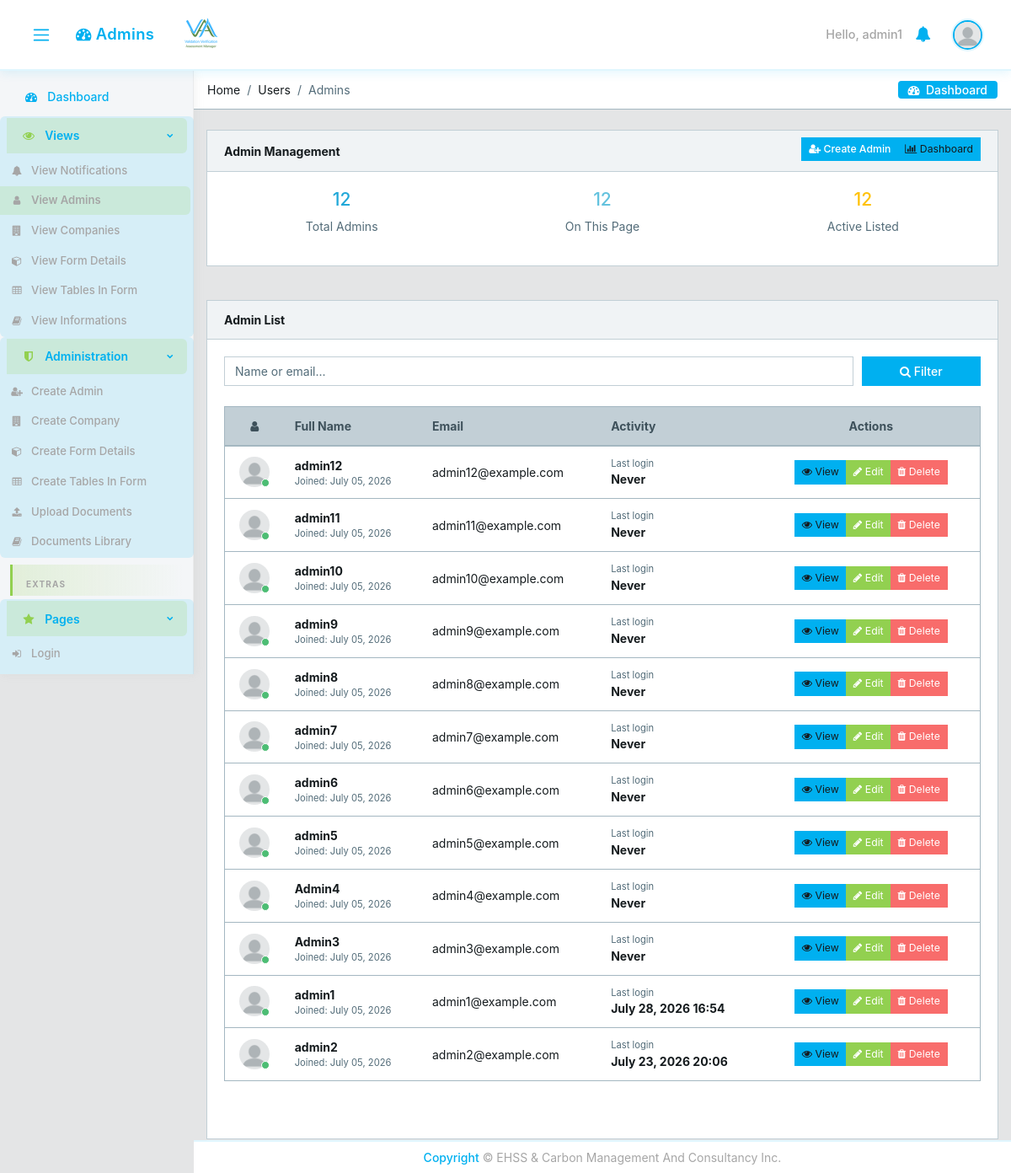
The app's page /users/ (signed in), older data.
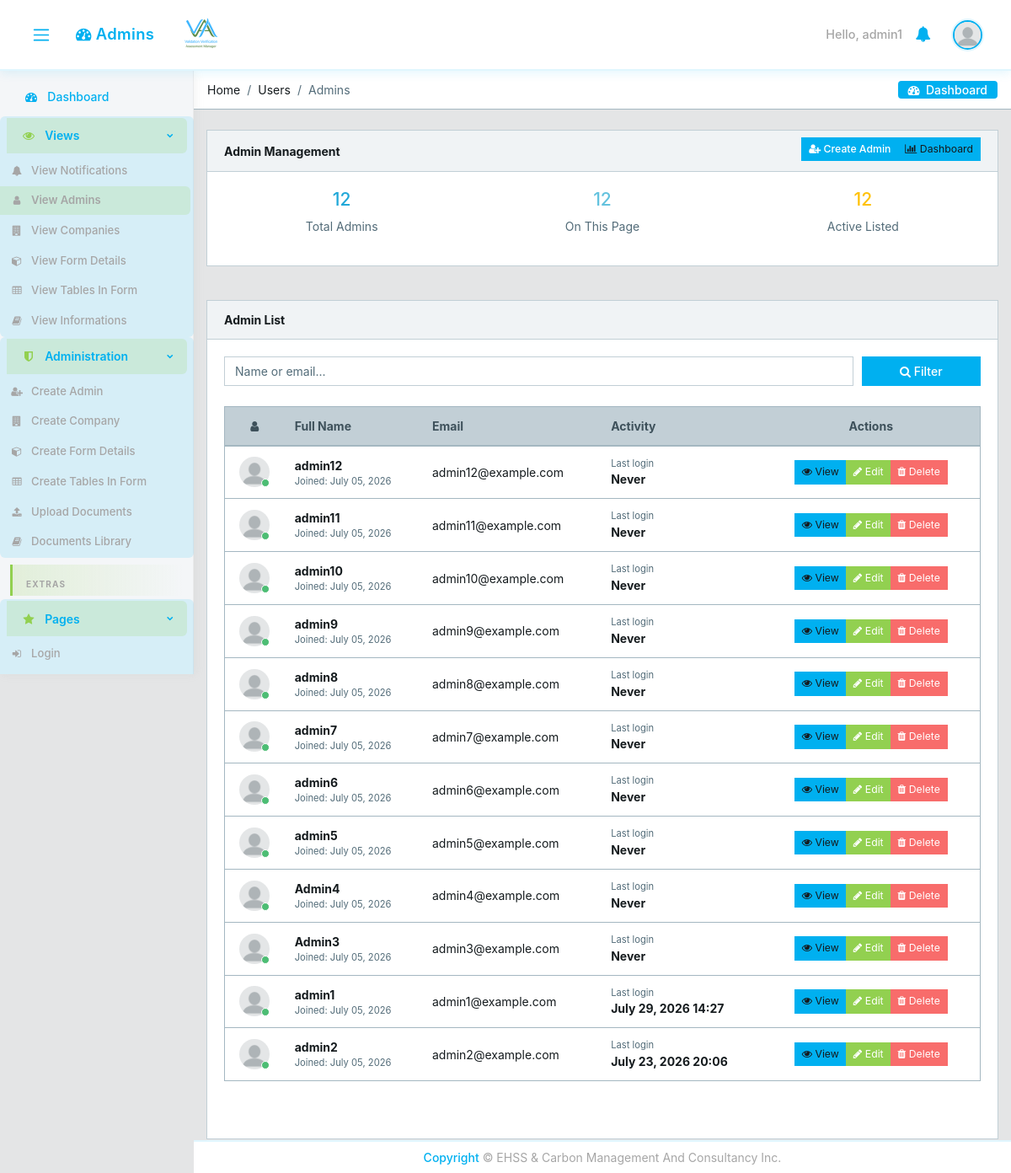
The same page, newer data.
### core/models.py (models this page shows, shortened)
class CustomUser(AbstractUser):
    email = models.EmailField(unique=True)
    user_type = models.CharField(max_length=15, choices=USER_TYPE_CHOICES)
    user_role = models.CharField(
        max_length=30, choices=USER_ROLE_CHOICES, blank=True, verbose_name='User Role',
    )
    designation = models.CharField(max_length=100, blank=True, null=True)
    position_title = models.CharField(max_length=150, blank=True, verbose_name='Position Title')
    contact_number = models.CharField(max_length=20, blank=True, null=True)
    cv = models.FileField(upload_to='core/cvs/', blank=True, null=True)
    company = models.ForeignKey(
        'Company', on_delete=models.SET_NULL, null=True, blank=True,
        related_name='managers'
    )
    created_by = models.ForeignKey(
        'self', on_delete=models.SET_NULL, null=True, blank=True,
        related_name='created_users'
    )
    created_date = models.DateField(auto_now_add=True)
    created_time = models.TimeField(auto_now_add=True)
    under_supervision = models.ForeignKey(
        'self', on_delete=models.SET_NULL, null=True, blank=True,
        related_name='supervised_users'
    )
    avatar = models.ImageField(upload_to='core/avatar', blank=True)
    @property
    def avatar_url(self):
        if self.avatar:
            try:
                return self.avatar.url
            except ValueError:
                pass
        return static('core/img/avatar/blank_profile.png')

### core/views.py (the view, shortened to what this page needs)
# urls.py: path('users/', views.UsersView.as_view(), name='users'),
class UsersView(ManagerOrAdminMixin, View):
    def get(self, request):
        user = request.user
        search = request.GET.get('search', '').strip()
        user_role_filter = request.GET.get('user_role', '')
        if user.user_type == 'admin':
            users = CustomUser.objects.filter(user_type='admin')
        else:
            return redirect('core:dashboard')
        users = users.order_by('-date_joined')
        paginator = Paginator(users, 20)
        page_obj = paginator.get_page(request.GET.get('page'))
        return render(request, 'core/users.html', {
            'users': page_obj,
            'total_users': paginator.count,
            'logged_user': user,
            'user_role_filter': user_role_filter,
            'user_role_choices': USER_ROLE_CHOICES,
            'search_query': search,
            'admin_users_only': user.user_type == 'admin',
            'can_manage_all_listed': user.user_type in ('admin', 'manager'),
            'success_action': request.GET.get('success', ''),
            'success_user': request.GET.get('user', ''),
        })

### core/access.py (called while the page is built, shortened)
def enforce_active_company_for_login(user):
    if user is None:
        return False
    if user.user_type not in ('manager', 'employee'):
        return True

### core/context_processors.py (called while the page is built)
def logged_user_processor(request):
    if request.user.is_authenticated:
        return {'logged_user': request.user}
    return {'logged_user': None}

def _fetch_unread_notifications(user):
    return list(
        Notification.objects.filter(recipient_id=user.pk, read=False)
        .only('pk', 'message', 'created_at', 'read', 'link')
        .order_by('-created_at')[:10]
    )

def _notification_cache_key(user_pk):
    return f'unread_notifications_{user_pk}'

def static_version_processor(request):
    return {
        'STATIC_VERSION': getattr(settings, 'STATIC_VERSION', '1'),
        'IS_DEV': settings.DEBUG,
    }

### core/permissions.py (called while the page is built)
    def test_func(self):
        return self.request.user.user_type in self.allowed_roles

### core/templates/core/users.html (shortened to what the changed rows need)
{% extends 'core/base.html' %}
{% load static %}
{% load form_permissions %}
{% block content %}
<div class="container">
    <div class="animated fade-in">
        <div class="row">
            <div class="col-12 mb-3">
                <div class="card">
                    <div class="card-body">
                        <div class="table-responsive table-responsive-sm">
                            <table class="table table-responsive-sm table-hover table-outline mb-5" id="usersTable">
                                <thead class="thead-light">
                                <tr>
                                    <th class="text-center text-nowrap" style="min-width:60px;"><i class="fa fa-user"></i></th>
                                    <th class="text-nowrap" style="min-width:120px;">Full Name</th>
                                    <th class="text-nowrap" style="min-width:160px;">Email</th>
                                    <th class="text-nowrap d-none d-lg-table-cell" style="min-width:120px;">Activity</th>
                                    <th class="text-center text-nowrap" style="min-width:220px;">Actions</th>
                                </tr>
                            </thead>
                    <tbody>
                        {% for user1 in users %}
                        <tr>
                            <td class="text-center text-nowrap" style="min-width:60px;">
                                <div class="avatar">
                                <img src="{{ user1.avatar_url }}" class="img-avatar" alt="img">
                                <span class="avatar-status badge-{% if user1.is_active %}success{% else %}danger{% endif %}"></span>
                                </div>
                            </td>
                            <td class="text-nowrap" style="min-width:120px;">
                                <div><strong>{{ user1.get_full_name|default:user1.username }}</strong></div>
                                <div class="small text-muted">
                                Joined: {{ user1.date_joined|date:"F d, Y" }}
                                </div>
                            </td>
                            <td class="text-nowrap" style="min-width:160px;">{{ user1.email }}</td>
                            <td class="text-nowrap d-none d-lg-table-cell" style="min-width:120px;">
                                <div class="small text-muted">Last login</div>
                                <strong>{% if user1.last_login %}{{ user1.last_login|date:"F d, Y H:i" }}{% else %}Never{% endif %}</strong>
                            </td>
                            <td class="text-center text-nowrap" style="min-width:220px;">
                                <div class="btn-group" role="group">
                                    <a href="{% url 'core:user' user1.id %}" class="btn btn-sm btn-info" title="View">
                                        <i class="fa fa-eye"></i> View
                                    </a>
                                    {% if admin_users_only or can_manage_all_listed or logged_user|can_manage_user:user1 %}
                                    <a href="{% url 'core:edit-user-profile' user1.id %}" class="btn btn-sm btn-warning" title="Edit">
                                        <i class="fa fa-edit"></i> Edit
                                    </a>
                                    {% if admin_users_only %}
                                        {% if user1 == logged_user %}
                                        <a href="{% url 'core:delete-user' user1.id %}" class="btn btn-sm btn-danger" title="Delete"
                                           onclick="alert('You cannot delete your own account.'); return false;">
                                            <i class="fa fa-trash"></i> Delete
                                        </a>
                                        {% else %}
                                        <a href="{% url 'core:delete-user' user1.id %}" class="btn btn-sm btn-danger" title="Delete"
                                           onclick="return confirm('Delete this admin?');">
                                            <i class="fa fa-trash"></i> Delete
                                        </a>
                                        {% endif %}
                                    {% endif %}
                                    {% endif %}
                                </div>
                            </td>
                        </tr>
                        {% empty %}
                        <tr>
                            <td colspan="{% if admin_users_only %}5{% else %}6{% endif %}" class="text-center text-muted py-4">
                                {% if admin_users_only %}No admin users found.{% else %}No users found.{% endif %}
                            </td>
                        </tr>
                        {% endfor %}
                    </tbody>
                </table>
            </div>
                    </div>
                </div>
            </div>
        </div>
    </div>
</div>
{% endblock %}

### core/templates/core/base.html (shortened to what the changed rows need)
{% load static %}
<!DOCTYPE html>
<html lang="en">
<head>
  <link rel="stylesheet" href="{% static 'core/css/font-awesome.min.css' %}?v={{ STATIC_VERSION }}">
  <link rel="stylesheet" href="{% static 'core/css/fa5-compat.css' %}?v={{ STATIC_VERSION }}">
  <link href="{% static 'core/css/style.min.css' %}?v={{ STATIC_VERSION }}" rel="stylesheet">
  <link href="{% static 'core/css/estilo.css' %}?v={{ STATIC_VERSION }}" rel="stylesheet">
</head>
{% block body %}
<body class="app header-fixed sidebar-fixed aside-menu-fixed aside-menu-hidden">
  <header class="app-header navbar">
    <ul class="nav navbar-nav ml-auto">
      {% if user.is_authenticated %}
      <li class="text-white">Hello, {{ user.username }}</li>
      {% else %}
      <li class="text-muted">
        <a href="{% url 'core:login' %}">sign in</a>
      </li>
      {% endif %}
      <li class="nav-item dropdown">
        <a class="nav-link" data-toggle="dropdown" href="#" role="button" aria-haspopup="true" aria-expanded="false">
        </a>
      </li>
      <li class="nav-item dropdown">
        <a class="nav-link" data-toggle="dropdown" href="#" role="button" aria-haspopup="true" aria-expanded="false">
        </a>
      </li>
    </ul>
  </header>
  <div class="app-body">
    <main class="main" id="app-main">
{% block content %}
{% endblock %}
    </main>
  </div>
</body>
{% endblock body %}
</html>

Row changes from the older to the newer data that the page shows:
changed CustomUser "admin1": last_login "July 28, 2026 16:54" → "July 29, 2026 14:27"
